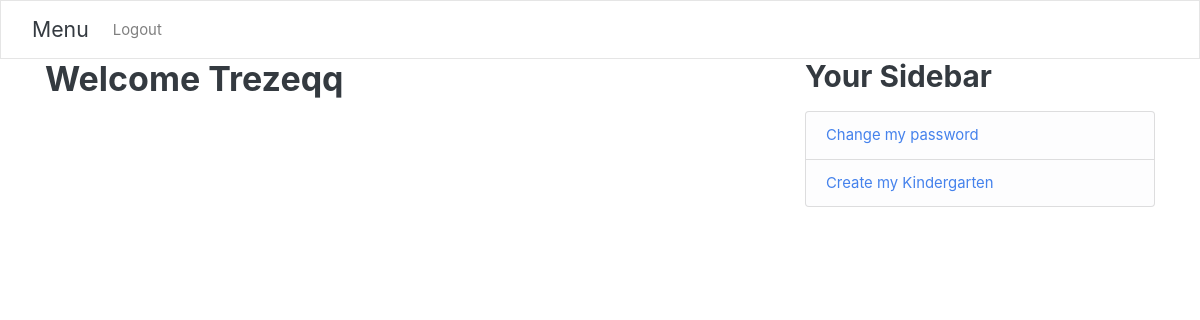
/home/ (signed in), run on an earlier commit of the app's database.
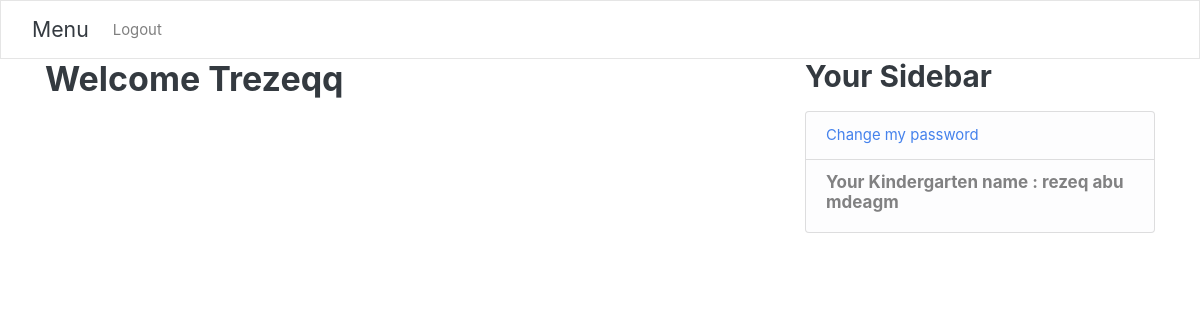
And on a later commit of the database.
### users/models.py (models this page shows, shortened)
class Kindergarten(models.Model):
    seatLimit=models.IntegerField()
    name=models.CharField(max_length=100,primary_key=True)
    myTeacher = models.OneToOneField(Teacher,  on_delete=models.CASCADE, primary_key=False)

### users/views.py (the view)
# urls.py: 2. Add a URL to urlpatterns:  path('', views.home, name='home')
@login_required
def home(req):
    parent=Parent.objects.filter(username=req.user.username).first()
    if parent:
        return render(req,'users/parent_home.html',{'user':req.user,'parent':True,'teacher':False,'kid':False})
    kid=Kid.objects.filter(username=req.user.username).first()
    if kid:
        return render(req,'users/kid_home.html',{'user':req.user,'parent':False,'teacher':False,'kid':True})
    teacher=Teacher.objects.filter(username=req.user.username).first()
    if teacher:
        try:
            Garten=Kindergarten.objects.get(myTeacher=teacher)
        except:
            HaveGarten = False
        else:
            HaveGarten = Garten.name
        return render(req,'users/teacher_home.html',{'user':req.user,'parent':False,'teacher':True,'kid':False,'HaveGarten':HaveGarten})

### users/templates/users/teacher_home.html
{% extends "users/base.html" %}
{% block content %}
<h2 class="account-heading">Welcome {{user.username }}</h2>
{% endblock%}

### users/templates/users/base.html (shortened to what this page needs)
{% load static %}
<!DOCTYPE html>
<html lang="en">
<head>
    <link href="https://cdn.jsdelivr.net/npm/bootstrap@5.0.0-beta2/dist/css/bootstrap.min.css" rel="stylesheet">
    <link rel="stylesheet" href="{% static 'users\bootstrap.css' %}">
    </head>
<body>
    <nav class="navbar navbar-expand-lg navbar-light bg-light">
        <div class="container-fluid">
          <a class="navbar-brand" href="#">Menu</a>
          <div class="collapse navbar-collapse" id="navbarNav">
            <ul class="navbar-nav">
                {% if user.is_authenticated %}
                <li class="nav-item">
                <a class="nav-item nav-link" href="{% url 'logout' %}">Logout</a>
              </li>
                {% endif %}
            </ul>
          </div>
        </div>
      </nav>
      <main role="main" class="container">
        <div class="row">
          <div class="col-md-8">
            {% block content %}{% endblock %}
          </div>
          {% if user.is_authenticated %}
          <div class="col-md-4">
            <div class="content-section">
              <h3>Your Sidebar</h3>
              <p class='text-muted'>
                <ul class="list-group">
                  <li class="list-group-item list-group-item-light">    <a href="#"> Change my password</a> </li>
                      {% if teacher %}
                        {% if HaveGarten %}
                        <li class="list-group-item list-group-item-light">     <h6> Your Kindergarten name : {{HaveGarten}}</h6> </li>
                        {% else %}
                          <li class="list-group-item list-group-item-light">     <a href="#"> Create my Kindergarten</a> </li>
                        {%endif%}
                  {%endif%}
                </ul>
              </p>
            </div>
          </div>
          {%endif%}
        </div>
      </main>
</body>
</html>

What changed in the data, as far as the page shows it:
added Kindergarten: name "rezeq abu mdeagm"
Also different on the page:
text no longer shown: "Create my Kindergarten"
text now shown: "Your Kindergarten name :"
